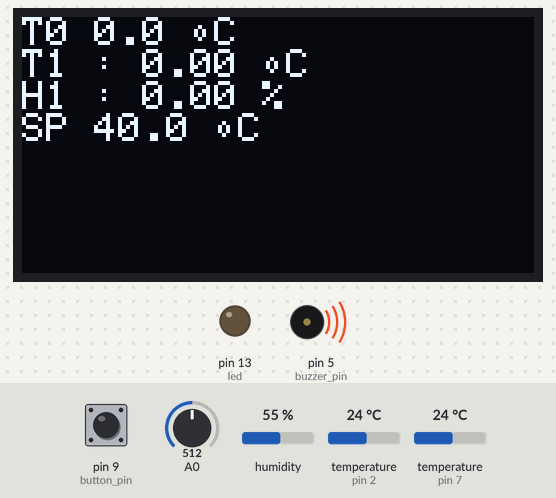
The sketch below on a simulated Arduino Uno, built with avr-gcc and run on an emulated ATmega328P. On the bench: 128×64 one-colour display, output pins drawn as LEDs (lit = HIGH), buzzer (waves = sounding, pin HIGH). The test bench sets the inputs (shaded band); at power-on: pin 9 (button_pin) HIGH, A0 = 512, humidity 55 %, temperature (sensors on pin 2, pin 7) 24 °C. What the sketch prints to the serial monitor is not drawn.

Above: at 2.4 s.
2.5 s: pin 9 (button_pin) pulled LOW for 0.15 s
At 3.43 s:
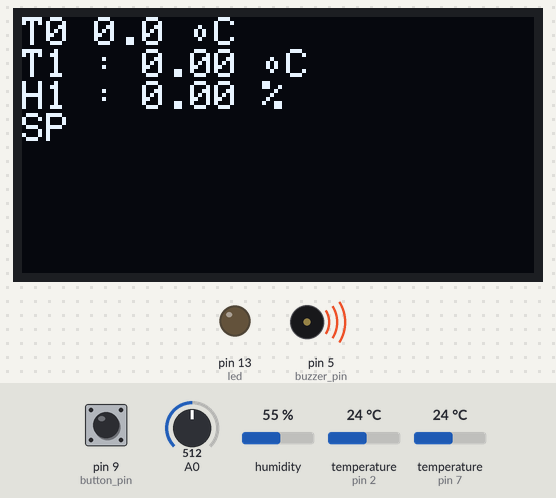
7.1 s: pin 9 (button_pin) pulled LOW for 1 s
At 10.4 s:
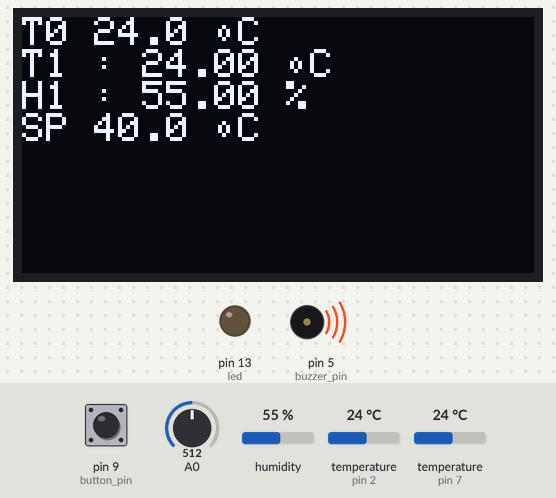
Timing chart, 0 to 11.9 s (numbered marks = the images above; inputs shaded):
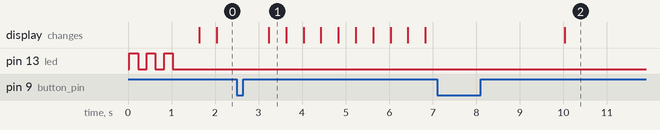

Measured:
- after the input at 2.5 s, the display: changes after 0.73 s (image 1)
- after the input at 7.1 s, the display: changes after 2.9 s (image 2)
- what the display in image 1 shows lasts 0.4 s, from 3.2 s to 3.6 s

The sketch:

termometr_herbiaciany_fixed.ino
```cpp
/*
  Name:    termometr_herbaciany.ino
  Created: 17.06.2018 20:52:32
  Author:  Piotr
*/

#include <DallasTemperature.h>
#include <SPI.h>
#include <Wire.h>
#include <Adafruit_GFX.h>
#include <Adafruit_SSD1306.h>
#include <OneWire.h>
#include "DHT.h"


#define BUTTON_DELAY 400
#define G3 196
#define E3 165
#define C3 131
#define duration 150
#define pause 200

#define buzzer_pin 5
#define led 13
#define button_pin 9

#define DHTPIN 2
#define DHTTYPE DHT11

#define BUFFER_SIZE 5

// Data wire is plugged into pin 7 on the Arduino
#define ONE_WIRE_BUS 7
OneWire oneWire(ONE_WIRE_BUS);
DallasTemperature sensors(&oneWire);
DHT dht(DHTPIN, DHTTYPE);

#define OLED_RESET 4
Adafruit_SSD1306 display(OLED_RESET);

float temp_array[BUFFER_SIZE];
float diff_array[BUFFER_SIZE - 1];
float temperature = 0.0;
float prev_temperature;
float setpoint0;
float setpoint_buffer;

float temperature_dht11 = 0;
float humidity_dht11 = 0;
bool DS18B20_OK, DHT11_OK;
bool setpoint_enable = 0, setpoint_enable_last;

bool parity = 0;
unsigned long melody_start;
bool melody_playing;

void setup() {
  Serial.begin(9600);
  Serial.println("Starting system");
  display.begin(SSD1306_SWITCHCAPVCC, 0x3C);
  display.clearDisplay();
  Serial.println("OLED started");

  pinMode(led, OUTPUT);
  pinMode(buzzer_pin, OUTPUT);
  pinMode(button_pin, INPUT_PULLUP);

  digitalWrite(buzzer_pin, HIGH);
  Serial.println("GPIO started");


  dht.begin();
  Serial.println("DHT11 started");

  // Display welcome text - not working, I don't know why
  /*
    delay(2000);
    display.setCursor(0, 0);
    display.setTextSize(1);
    display.println("Termometr Herbaciany v2.0");
    display.println("GPIO OK");
    display.println("Ekran OK");
    display.println("Termometr OK");
    display.display();
    display.clearDisplay();
    delay(2000);
  */

  digitalWrite(led, HIGH);
  delay(200);
  digitalWrite(led, LOW);
  delay(200);

  digitalWrite(led, HIGH);
  delay(200);
  digitalWrite(led, LOW);
  delay(200);

  digitalWrite(led, HIGH);
  delay(200);
  digitalWrite(led, LOW);
  delay(200);

  setpoint0  = map(analogRead(0), 0, 1023, 10, 70);
  sensors_read_display(true);
}

void loop() {
  if (!melody_playing)
    sensors_read_display(!setpoint_enable);

  if (!melody_playing)
  {
    if ( (millis() > 1000 ) && (millis() % 400 < 3))
    {
      printDisplay();
      delay(3);
    }
  }

  if ( temp_array[1] >= setpoint0 && temp_array[0] < setpoint0 && millis() > 4000 && !melody_playing)
  {
    melody_playing = 1;
    melody_start = millis();
  }
  melody3(buzzer_pin, melody_start);
  if (!melody_playing)
    read_button_neg_switch(button_pin, setpoint_enable);


  if (setpoint_enable == 1)
    setpoint_buffer = map(analogRead(0), 0, 1023, 10, 70);

  if (setpoint_enable == 0 && setpoint_enable_last)
    setpoint0 = setpoint_buffer;

  // remember last state for pulse event
  setpoint_enable_last = setpoint_enable;
}

void read_button_neg_switch(byte button, bool &state)
{
  static unsigned long lastTime;
  unsigned long timeNow = millis();

  if (digitalRead(button) == 0) {
    if (timeNow - lastTime < BUTTON_DELAY)
      return;
    if (digitalRead(button) == 0)
    {
      state = !state;
    }
    lastTime = timeNow;
  }
}

void sensors_read_display(bool read)
{
  if (millis() % 1000 < 2)
  {
    if (read)
    {
      sensors.requestTemperatures();
      temperature = sensors.getTempCByIndex(0);


      humidity_dht11 = dht.readHumidity();
      temperature_dht11 = dht.readTemperature();
      cicrBuffer(temp_array, temperature, BUFFER_SIZE);
      differentalArray(diff_array, temp_array, BUFFER_SIZE - 1);

      for ( int i = 0; i < BUFFER_SIZE; i++)
      {
        Serial.print(temp_array[i]);
        Serial.print('\t');
      }
      Serial.println();
      for ( int i = 0; i < BUFFER_SIZE - 1; i++)
      {
        Serial.print(diff_array[i]);
        Serial.print('\t');
      }
      Serial.println("\n-----------------");
    }
    else
      Serial.println("\nRead blocked, setpoint mode");
  }
  delay(2);
}

void printDisplay()
{
  if (isnan(humidity_dht11) || isnan(temperature_dht11) )
  {
    Serial.println("DHT11 error!");
    DHT11_OK = 0;
  }
  else
    DHT11_OK = 1;

  if (temperature == -127.0)
  {
    Serial.println("DS18B20 error!");
    DS18B20_OK = 0;
  }
  else
    DS18B20_OK = 1;

  if (isnan(humidity_dht11) && isnan(temperature_dht11) )
    display.setTextSize(2);
  else
    display.setTextSize(1);
  display.setTextColor(WHITE);
  //display.setCursor(0, 24);
  display.print("SP ");
  char str[6];
  if (setpoint_enable == 0)
  {
    dtostrf(setpoint0, 2, 1, str );
    display.print(str);
    display.print(" \tC");
  }

  if ( setpoint_enable == 1 && parity == 1 )
  {
    dtostrf(setpoint_buffer, 2, 1, str );
    display.print(str);
    display.print(" \tC");
  }

  tempDisplay();
  display.display();
  display.clearDisplay();
  parity = !parity;
}

void tempDisplay()
{
  display.setCursor(0, 0);
  if (isnan(humidity_dht11) && isnan(temperature_dht11) )
    display.setTextSize(2);
  else
    display.setTextSize(1);
  display.print("T0 ");
  char str[6];
  dtostrf(temperature, 2, 1, str );
  display.print(str);
  display.println(" \tC");

  if (!isnan(humidity_dht11) || !isnan(temperature_dht11) )
  {
    display.print("T1 : ");
    display.print(temperature_dht11);
    display.println(" \tC");

    display.print("H1 : ");
    display.print(humidity_dht11);
    display.println(" %");
  }

}

void melody3(short buzzer, unsigned long start_melody)
{
  unsigned long now = millis();
  if (now - start_melody > (duration * 0 + pause * 0) && now - start_melody < (duration * 1 + pause * 0))
  {
    tone(buzzer, E3);
    digitalWrite(led, HIGH);
  }
  if (now - start_melody > (duration * 1 + pause * 0) && now - start_melody < (duration * 1 + pause * 1))
  {
    noTone(buzzer);
    digitalWrite(led, LOW);
  }

  if (now - start_melody > (duration * 1 + pause * 1) && now - start_melody < (duration * 2 + pause * 1))
  {
    tone(buzzer, G3);
    digitalWrite(led, HIGH);
  }
  if (now - start_melody > (duration * 2 + pause * 1) && now - start_melody < (duration * 2 + pause * 2))
  {
    noTone(buzzer);
    digitalWrite(led, LOW);
  }

  if (now - start_melody > (duration * 2 + pause * 2) && now - start_melody < (duration * 3 + pause * 2))
  {
    tone(buzzer, E3);
    digitalWrite(led, HIGH);
  }
  if (now - start_melody > (duration * 3 + pause * 2) && now - start_melody < (duration * 3 + pause * 3))
  {
    noTone(buzzer);
    digitalWrite(led, LOW);
  }
  digitalWrite(buzzer_pin, HIGH);

  melody_playing = 0;
}

void cicrBuffer(float cBuffer[], float push_input, short buf_length)
{
  for (short i = buf_length - 1 ; i >= 0; i--)
  {
    cBuffer[i] = cBuffer[i - 1];
  }
  cBuffer[0] = push_input;
}

void differentalArray(float diff_array[], float input_array[], short array_length)
{
  for (short i = array_length - 1; i >= 0; i--)
  {
    diff_array[i] = input_array[i] - input_array[i + 1];
  }
}
```
